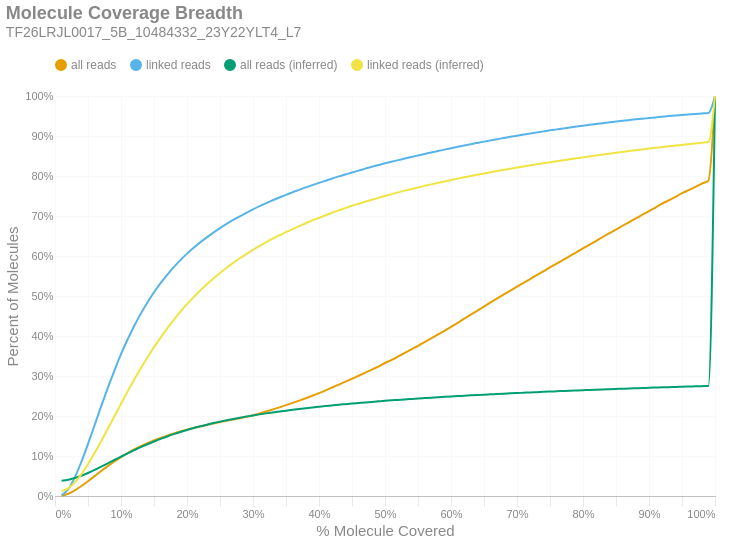

This figure's notebook cell:
### Markdown cell above
### Molecule Read Coverage
This chart shows molecule coverage breadth as computed by the number of bases aligned to that molecule. In other words, "*how much of each unique long molecule is actually sequenced/aligned?*" Keep in mind there is a distinction between sequences and alignments, since some sequences belonging to a particular molecule may not align well and wouldn't appear in the alignment data. This chart also shows molecule coverage breadth as computed by the *inferred fragment* from which the aligned sequences originate. Unlike read coverage, this calculation takes into account the total insert size, including unsequenced gaps between the forward and reverse reads. Like the previous figures, these are cumulative percents.

### Code cell
if SKIPLR:
    print_html(f"Skipped")
else:
    binned_df = consolidated_hist(valids['coverage_bp'], mask, 0.01, True)
    binned_df_inf = consolidated_hist(valids['coverage_inserts'], mask, 0.01, True)
    binned_df = binned_df.with_columns(pl.lit(binned_df_inf['all reads (cumsum)']).alias('all reads (inferred)'))
    binned_df = binned_df.with_columns(pl.lit(binned_df_inf['linked reads (cumsum)']).alias('linked reads (inferred)'))
    binned_df = binned_df.with_columns(
        (pl.col('bin').cast(pl.Float64) + 0.01).alias('right_edge')
    )

    with SafeRender(binned_df):
        (
            density_plot(binned_df, 'Molecule Coverage Breadth', samplename, 'molcov', ['all reads (inferred)','linked reads (inferred)'])
            .encode(
                #x=alt.X('bin:Q', title="% Molecule Covered").axis(format = '%').scale(padding=0),
                x=alt.X('right_edge:Q', title="% Molecule Covered").axis(format='%').scale(padding=0),
                y=alt.Y('value:Q', title='Percent of Molecules')
                    .axis(format='%')
                    .stack(False)
                    .scale(domainMin=0, padding=0),
                color=alt.Color("key:N").scale(domain = ["all reads", "linked reads", "all reads (inferred)", "linked reads (inferred)"]),
                tooltip = [
                    alt.Tooltip("key:N", title = "Data Type"),
                    alt.Tooltip("range_label:N", title="% Molecule Covered"),
                    alt.Tooltip("value:Q", format = ".2%", title="% Molecules")
                ]
            )
        ).display()

### Figure 1 — Vega-Lite specification as saved in the notebook (floating-point values rounded to 4 significant figures)
{"width": "container", "height": 400, "config": {"title": {"anchor": "start", "dy": -15, "fontSize": 18, "color": "#888888", "subtitleColor": "#888888", "subtitleFontSize": 14}, "arc": {"fill": "#0072B2"}, "axis": {"domainColor": "#888888", "domainWidth": 0.5, "gridWidth": 0.2, "grid": false, "titleFontWeight": 400, "titleFontSize": 15, "labelFontSize": 11, "labelColor": "#888888", "tickColor": "#888888", "tickWidth": 0.2, "titleColor": "#888888"}, "axisBand": {"grid": false}, "axisX": {"grid": true, "tickSize": 10, "domainCap": "round"}, "axisY": {"domain": false, "grid": true, "tickSize": 0, "domainCap": "round"}, "background": "transparent", "header": {"labelFontSize": 15, "labelColor": "#888888", "titleFontSize": 15, "titleFontWeight": 600, "titleColor": "#888888"}, "legend": {"labelFont": "sans-serif", "labelFontSize": 12, "labelColor": "#888888", "symbolSize": 100, "symbolType": "circle", "titleFontSize": 12, "titlePadding": 10, "titleColor": "#888888", "title": null, "orient": "top"}, "range": {"category": ["#E69F00", "#56B4E9", "#009E73", "#F0E442", "#0072B2", "#D55E00", "#CC79A7", "#000000"], "diverging": ["#cfe8f3", "#a2d4ec", "#73bfe2", "#46abdb", "#1696d2", "#12719e"]}, "area": {"fill": "#0072B2", "fillOpacity": 0.7, "line": true, "strokeOpacity": 0.7}, "line": {"color": "#0072B2", "stroke": "#0072B2", "strokeWidth": 2}, "trail": {"color": "#0072B2", "stroke": "#0072B2", "strokeWidth": 0, "size": 1}, "point": {"filled": true, "fillOpacity": 1.0, "size": 95}, "text": {"color": "#888888", "fontSize": 11, "align": "right", "fontWeight": 400, "size": 11}, "bar": {"fill": "#0072B2", "stroke": null}, "view": {"stroke": null, "continuousWidth": 660, "continuousHeight": 400}}, "data": {"name": "data-e3a4bfa9fae6cbce443153bcbab7cf71"}, "mark": {"type": "line", "interpolate": "monotone", "point": {"opacity": 0, "size": 275}}, "encoding": {"color": {"field": "key", "scale": {"domain": ["all reads", "linked reads", "all reads (inferred)", "linked reads (inferred)"]}, "type": "nominal"}, "tooltip": [{"field": "key", "title": "Data Type", "type": "nominal"}, {"field": "range_label", "title": "% Molecule Covered", "type": "nominal"}, {"field": "value", "format": ".2%", "title": "% Molecules", "type": "quantitative"}], "x": {"axis": {"format": "%"}, "field": "right_edge", "scale": {"padding": 0}, "title": "% Molecule Covered", "type": "quantitative"}, "y": {"axis": {"format": "%"}, "field": "value", "scale": {"domainMin": 0, "padding": 0}, "stack": false, "title": "Percent of Molecules", "type": "quantitative"}}, "params": [{"name": "param_c36ac31b6afebe62", "select": {"type": "point", "fields": ["key"]}, "bind": "legend"}], "title": {"text": "Molecule Coverage Breadth", "subtitle": "TF26LRJL0017_5B_10484332_23Y22YLT4_L7"}, "transform": [{"fold": ["all reads (cumsum)", "linked reads (cumsum)", "all reads (inferred)", "linked reads (inferred)"]}, {"calculate": "replace(datum.key, ' (cumsum)', '')", "as": "key"}, {"filter": {"param": "param_c36ac31b6afebe62"}}], "usermeta": {"embedOptions": {"downloadFileName": "TF26LRJL0017_5B_10484332_23Y22YLT4_L7.molcov"}}, "$schema": "https://vega.github.io/schema/vega-lite/v6.4.1.json", "datasets": {"data-e3a4bfa9fae6cbce443153bcbab7cf71": [{"bin": "0.0", "interval": "0.0-0.01", "all reads": 0.0005723, "linked reads": 0.001226, "all reads (cumsum)": 0.0005723, "linked reads (cumsum)": 0.001226, "range_label": "0.0-0.01", "all reads (inferred)": 0.0383, "linked reads (inferred)": 0.01226, "right_edge": 0.01}, {"bin": "0.01", "interval": "0.01-0.02", "all reads": 0.004956, "linked reads": 0.0158, "all reads (cumsum)": 0.005528, "linked reads (cumsum)": 0.01702, "range_label": "0.01-0.02", "all reads (inferred)": 0.04052, "linked reads (inferred)": 0.01902, "right_edge": 0.02}, {"bin": "0.02", "interval": "0.02-0.03", "all reads": 0.008577, "linked reads": 0.02964, "all reads (cumsum)": 0.01411, "linked reads (cumsum)": 0.04666, "range_label": "0.02-0.03", "all reads (inferred)": 0.04486, "linked reads (inferred)": 0.03394, "right_edge": 0.03}, {"bin": "0.03", "interval": "0.03-0.04", "all reads": 0.01076, "linked reads": 0.03895, "all reads (cumsum)": 0.02487, "linked reads (cumsum)": 0.08562, "range_label": "0.03-0.04", "all reads (inferred)": 0.0507, "linked reads (inferred)": 0.05478, "right_edge": 0.04}, {"bin": "0.04", "interval": "0.04-0.05", "all reads": 0.01215, "linked reads": 0.04459, "all reads (cumsum)": 0.03702, "linked reads (cumsum)": 0.1302, "range_label": "0.04-0.05", "all reads (inferred)": 0.05757, "linked reads (inferred)": 0.07941, "right_edge": 0.05}, {"bin": "0.05", "interval": "0.05-0.06", "all reads": 0.01264, "linked reads": 0.0468, "all reads (cumsum)": 0.04966, "linked reads (cumsum)": 0.177, "range_label": "0.05-0.06", "all reads (inferred)": 0.06518, "linked reads (inferred)": 0.1073, "right_edge": 0.06}, {"bin": "0.06", "interval": "0.06-0.07", "all reads": 0.01284, "linked reads": 0.04781, "all reads (cumsum)": 0.0625, "linked reads (cumsum)": 0.2248, "range_label": "0.06-0.07", "all reads (inferred)": 0.07325, "linked reads (inferred)": 0.1371, "right_edge": 0.07}, {"bin": "0.07", "interval": "0.07-0.08", "all reads": 0.01218, "linked reads": 0.04544, "all reads (cumsum)": 0.07468, "linked reads (cumsum)": 0.2703, "range_label": "0.07-0.08", "all reads (inferred)": 0.08156, "linked reads (inferred)": 0.1679, "right_edge": 0.08}, {"bin": "0.08", "interval": "0.08-0.09", "all reads": 0.01163, "linked reads": 0.04337, "all reads (cumsum)": 0.08631, "linked reads (cumsum)": 0.3136, "range_label": "0.08-0.09", "all reads (inferred)": 0.08999, "linked reads (inferred)": 0.1993, "right_edge": 0.09}, {"bin": "0.09", "interval": "0.09-0.1", "all reads": 0.01094, "linked reads": 0.04079, "all reads (cumsum)": 0.09725, "linked reads (cumsum)": 0.3544, "range_label": "0.09-0.1", "all reads (inferred)": 0.09838, "linked reads (inferred)": 0.2304, "right_edge": 0.1}, {"bin": "0.1", "interval": "0.1-0.11", "all reads": 0.009878, "linked reads": 0.03682, "all reads (cumsum)": 0.1071, "linked reads (cumsum)": 0.3912, "range_label": "0.1-0.11", "all reads (inferred)": 0.1066, "linked reads (inferred)": 0.2612, "right_edge": 0.11}, {"bin": "0.11", "interval": "0.11-0.12", "all reads": 0.009102, "linked reads": 0.0339, "all reads (cumsum)": 0.1162, "linked reads (cumsum)": 0.4251, "range_label": "0.11-0.12", "all reads (inferred)": 0.1145, "linked reads (inferred)": 0.2906, "right_edge": 0.12}, {"bin": "0.12", "interval": "0.12-0.13", "all reads": 0.008291, "linked reads": 0.03078, "all reads (cumsum)": 0.1245, "linked reads (cumsum)": 0.4559, "range_label": "0.12-0.13", "all reads (inferred)": 0.1222, "linked reads (inferred)": 0.3193, "right_edge": 0.13}, {"bin": "0.13", "interval": "0.13-0.14", "all reads": 0.007497, "linked reads": 0.0277, "all reads (cumsum)": 0.132, "linked reads (cumsum)": 0.4836, "range_label": "0.13-0.14", "all reads (inferred)": 0.1294, "linked reads (inferred)": 0.3463, "right_edge": 0.14}, {"bin": "0.14", "interval": "0.14-0.15", "all reads": 0.006988, "linked reads": 0.02586, "all reads (cumsum)": 0.139, "linked reads (cumsum)": 0.5095, "range_label": "0.14-0.15", "all reads (inferred)": 0.1363, "linked reads (inferred)": 0.3721, "right_edge": 0.15}, {"bin": "0.15", "interval": "0.15-0.16", "all reads": 0.006236, "linked reads": 0.02283, "all reads (cumsum)": 0.1452, "linked reads (cumsum)": 0.5323, "range_label": "0.15-0.16", "all reads (inferred)": 0.1427, "linked reads (inferred)": 0.3961, "right_edge": 0.16}, {"bin": "0.16", "interval": "0.16-0.17", "all reads": 0.005679, "linked reads": 0.02067, "all reads (cumsum)": 0.1509, "linked reads (cumsum)": 0.553, "range_label": "0.16-0.17", "all reads (inferred)": 0.1488, "linked reads (inferred)": 0.4189, "right_edge": 0.17}, {"bin": "0.17", "interval": "0.17-0.18", "all reads": 0.005316, "linked reads": 0.01927, "all reads (cumsum)": 0.1562, "linked reads (cumsum)": 0.5723, "range_label": "0.17-0.18", "all reads (inferred)": 0.1546, "linked reads (inferred)": 0.4405, "right_edge": 0.18}, {"bin": "0.18", "interval": "0.18-0.19", "all reads": 0.004898, "linked reads": 0.01749, "all reads (cumsum)": 0.1611, "linked reads (cumsum)": 0.5897, "range_label": "0.18-0.19", "all reads (inferred)": 0.16, "linked reads (inferred)": 0.4609, "right_edge": 0.19}, {"bin": "0.19", "interval": "0.19-0.2", "all reads": 0.004546, "linked reads": 0.01616, "all reads (cumsum)": 0.1657, "linked reads (cumsum)": 0.6059, "range_label": "0.19-0.2", "all reads (inferred)": 0.1651, "linked reads (inferred)": 0.4798, "right_edge": 0.2}, {"bin": "0.2", "interval": "0.2-0.21", "all reads": 0.00413, "linked reads": 0.01449, "all reads (cumsum)": 0.1698, "linked reads (cumsum)": 0.6204, "range_label": "0.2-0.21", "all reads (inferred)": 0.1698, "linked reads (inferred)": 0.4973, "right_edge": 0.21}, {"bin": "0.21", "interval": "0.21-0.22", "all reads": 0.003976, "linked reads": 0.01363, "all reads (cumsum)": 0.1738, "linked reads (cumsum)": 0.634, "range_label": "0.21-0.22", "all reads (inferred)": 0.1743, "linked reads (inferred)": 0.5139, "right_edge": 0.22}, {"bin": "0.22", "interval": "0.22-0.23", "all reads": 0.003803, "linked reads": 0.01267, "all reads (cumsum)": 0.1776, "linked reads (cumsum)": 0.6467, "range_label": "0.22-0.23", "all reads (inferred)": 0.1784, "linked reads (inferred)": 0.5293, "right_edge": 0.23}, {"bin": "0.23", "interval": "0.23-0.24", "all reads": 0.003654, "linked reads": 0.01192, "all reads (cumsum)": 0.1812, "linked reads (cumsum)": 0.6586, "range_label": "0.23-0.24", "all reads (inferred)": 0.1823, "linked reads (inferred)": 0.5439, "right_edge": 0.24}, {"bin": "0.24", "interval": "0.24-0.25", "all reads": 0.003542, "linked reads": 0.01129, "all reads (cumsum)": 0.1848, "linked reads (cumsum)": 0.6699, "range_label": "0.24-0.25", "all reads (inferred)": 0.186, "linked reads (inferred)": 0.5577, "right_edge": 0.25}, {"bin": "0.25", "interval": "0.25-0.26", "all reads": 0.003341, "linked reads": 0.01043, "all reads (cumsum)": 0.1881, "linked reads (cumsum)": 0.6803, "range_label": "0.25-0.26", "all reads (inferred)": 0.1895, "linked reads (inferred)": 0.5707, "right_edge": 0.26}, {"bin": "0.26", "interval": "0.26-0.27", "all reads": 0.003246, "linked reads": 0.009784, "all reads (cumsum)": 0.1914, "linked reads (cumsum)": 0.6901, "range_label": "0.26-0.27", "all reads (inferred)": 0.1927, "linked reads (inferred)": 0.5829, "right_edge": 0.27}, {"bin": "0.27", "interval": "0.27-0.28", "all reads": 0.003207, "linked reads": 0.009237, "all reads (cumsum)": 0.1946, "linked reads (cumsum)": 0.6993, "range_label": "0.27-0.28", "all reads (inferred)": 0.1958, "linked reads (inferred)": 0.5945, "right_edge": 0.28}, {"bin": "0.28", "interval": "0.28-0.29", "all reads": 0.003379, "linked reads": 0.008729, "all reads (cumsum)": 0.198, "linked reads (cumsum)": 0.7081, "range_label": "0.28-0.29", "all reads (inferred)": 0.1986, "linked reads (inferred)": 0.6049, "right_edge": 0.29}, {"bin": "0.29", "interval": "0.29-0.3", "all reads": 0.003985, "linked reads": 0.008443, "all reads (cumsum)": 0.2019, "linked reads (cumsum)": 0.7165, "range_label": "0.29-0.3", "all reads (inferred)": 0.2014, "linked reads (inferred)": 0.6152, "right_edge": 0.3}, {"bin": "0.3", "interval": "0.3-0.31", "all reads": 0.004337, "linked reads": 0.00801, "all reads (cumsum)": 0.2063, "linked reads (cumsum)": 0.7245, "range_label": "0.3-0.31", "all reads (inferred)": 0.2041, "linked reads (inferred)": 0.6252, "right_edge": 0.31}, {"bin": "0.31", "interval": "0.31-0.32", "all reads": 0.004897, "linked reads": 0.007619, "all reads (cumsum)": 0.2112, "linked reads (cumsum)": 0.7321, "range_label": "0.31-0.32", "all reads (inferred)": 0.2066, "linked reads (inferred)": 0.6344, "right_edge": 0.32}, {"bin": "0.32", "interval": "0.32-0.33", "all reads": 0.0051, "linked reads": 0.007224, "all reads (cumsum)": 0.2163, "linked reads (cumsum)": 0.7394, "range_label": "0.32-0.33", "all reads (inferred)": 0.209, "linked reads (inferred)": 0.6433, "right_edge": 0.33}, {"bin": "0.33", "interval": "0.33-0.34", "all reads": 0.005249, "linked reads": 0.006777, "all reads (cumsum)": 0.2215, "linked reads (cumsum)": 0.7461, "range_label": "0.33-0.34", "all reads (inferred)": 0.2112, "linked reads (inferred)": 0.6517, "right_edge": 0.34}, {"bin": "0.34", "interval": "0.34-0.35", "all reads": 0.005563, "linked reads": 0.006828, "all reads (cumsum)": 0.2271, "linked reads (cumsum)": 0.753, "range_label": "0.34-0.35", "all reads (inferred)": 0.2134, "linked reads (inferred)": 0.6597, "right_edge": 0.35}, {"bin": "0.35", "interval": "0.35-0.36", "all reads": 0.005649, "linked reads": 0.006456, "all reads (cumsum)": 0.2327, "linked reads (cumsum)": 0.7594, "range_label": "0.35-0.36", "all reads (inferred)": 0.2155, "linked reads (inferred)": 0.6674, "right_edge": 0.36}, {"bin": "0.36", "interval": "0.36-0.37", "all reads": 0.005749, "linked reads": 0.006013, "all reads (cumsum)": 0.2385, "linked reads (cumsum)": 0.7654, "range_label": "0.36-0.37", "all reads (inferred)": 0.2175, "linked reads (inferred)": 0.6748, "right_edge": 0.37}, {"bin": "0.37", "interval": "0.37-0.38", "all reads": 0.005959, "linked reads": 0.00609, "all reads (cumsum)": 0.2444, "linked reads (cumsum)": 0.7715, "range_label": "0.37-0.38", "all reads (inferred)": 0.2194, "linked reads (inferred)": 0.682, "right_edge": 0.38}, {"bin": "0.38", "interval": "0.38-0.39", "all reads": 0.006081, "linked reads": 0.005727, "all reads (cumsum)": 0.2505, "linked reads (cumsum)": 0.7773, "range_label": "0.38-0.39", "all reads (inferred)": 0.2213, "linked reads (inferred)": 0.6889, "right_edge": 0.39}, {"bin": "0.39", "interval": "0.39-0.4", "all reads": 0.006541, "linked reads": 0.005588, "all reads (cumsum)": 0.2571, "linked reads (cumsum)": 0.7828, "range_label": "0.39-0.4", "all reads (inferred)": 0.2231, "linked reads (inferred)": 0.6955, "right_edge": 0.4}, {"bin": "0.4", "interval": "0.4-0.41", "all reads": 0.006999, "linked reads": 0.005399, "all reads (cumsum)": 0.2641, "linked reads (cumsum)": 0.7882, "range_label": "0.4-0.41", "all reads (inferred)": 0.2248, "linked reads (inferred)": 0.7019, "right_edge": 0.41}, {"bin": "0.41", "interval": "0.41-0.42", "all reads": 0.007231, "linked reads": 0.005464, "all reads (cumsum)": 0.2713, "linked reads (cumsum)": 0.7937, "range_label": "0.41-0.42", "all reads (inferred)": 0.2265, "linked reads (inferred)": 0.7081, "right_edge": 0.42}, {"bin": "0.42", "interval": "0.42-0.43", "all reads": 0.007282, "linked reads": 0.005297, "all reads (cumsum)": 0.2786, "linked reads (cumsum)": 0.799, "range_label": "0.42-0.43", "all reads (inferred)": 0.2281, "linked reads (inferred)": 0.7142, "right_edge": 0.43}, {"bin": "0.43", "interval": "0.43-0.44", "all reads": 0.007181, "linked reads": 0.004803, "all reads (cumsum)": 0.2858, "linked reads (cumsum)": 0.8038, "range_label": "0.43-0.44", "all reads (inferred)": 0.2297, "linked reads (inferred)": 0.7198, "right_edge": 0.44}, {"bin": "0.44", "interval": "0.44-0.45", "all reads": 0.007443, "linked reads": 0.004915, "all reads (cumsum)": 0.2932, "linked reads (cumsum)": 0.8087, "range_label": "0.44-0.45", "all reads (inferred)": 0.2312, "linked reads (inferred)": 0.7255, "right_edge": 0.45}, {"bin": "0.45", "interval": "0.45-0.46", "all reads": 0.0074, "linked reads": 0.004696, "all reads (cumsum)": 0.3006, "linked reads (cumsum)": 0.8134, "range_label": "0.45-0.46", "all reads (inferred)": 0.2326, "linked reads (inferred)": 0.7307, "right_edge": 0.46}, {"bin": "0.46", "interval": "0.46-0.47", "all reads": 0.007646, "linked reads": 0.004957, "all reads (cumsum)": 0.3083, "linked reads (cumsum)": 0.8184, "range_label": "0.46-0.47", "all reads (inferred)": 0.234, "linked reads (inferred)": 0.7358, "right_edge": 0.47}, {"bin": "0.47", "interval": "0.47-0.48", "all reads": 0.00776, "linked reads": 0.004543, "all reads (cumsum)": 0.316, "linked reads (cumsum)": 0.8229, "range_label": "0.47-0.48", "all reads (inferred)": 0.2353, "linked reads (inferred)": 0.7407, "right_edge": 0.48}, {"bin": "0.48", "interval": "0.48-0.49", "all reads": 0.007682, "linked reads": 0.004436, "all reads (cumsum)": 0.3237, "linked reads (cumsum)": 0.8274, "range_label": "0.48-0.49", "all reads (inferred)": 0.2366, "linked reads (inferred)": 0.7454, "right_edge": 0.49}, {"bin": "0.49", "interval": "0.49-0.5", "all reads": 0.00876, "linked reads": 0.004319, "all reads (cumsum)": 0.3325, "linked reads (cumsum)": 0.8317, "range_label": "0.49-0.5", "all reads (inferred)": 0.2379, "linked reads (inferred)": 0.7501, "right_edge": 0.5}, {"bin": "0.5", "interval": "0.5-0.51", "all reads": 0.007693, "linked reads": 0.004054, "all reads (cumsum)": 0.3401, "linked reads (cumsum)": 0.8357, "range_label": "0.5-0.51", "all reads (inferred)": 0.2391, "linked reads (inferred)": 0.7547, "right_edge": 0.51}, {"bin": "0.51", "interval": "0.51-0.52", "all reads": 0.008883, "linked reads": 0.003919, "all reads (cumsum)": 0.349, "linked reads (cumsum)": 0.8396, "range_label": "0.51-0.52", "all reads (inferred)": 0.2403, "linked reads (inferred)": 0.759, "right_edge": 0.52}, {"bin": "0.52", "interval": "0.52-0.53", "all reads": 0.008652, "linked reads": 0.004021, "all reads (cumsum)": 0.3577, "linked reads (cumsum)": 0.8437, "range_label": "0.52-0.53", "all reads (inferred)": 0.2415, "linked reads (inferred)": 0.7635, "right_edge": 0.53}, {"bin": "0.53", "interval": "0.53-0.54", "all reads": 0.008977, "linked reads": 0.003833, "all reads (cumsum)": 0.3667, "linked reads (cumsum)": 0.8475, "range_label": "0.53-0.54", "all reads (inferred)": 0.2426, "linked reads (inferred)": 0.7675, "right_edge": 0.54}, {"bin": "0.54", "interval": "0.54-0.55", "all reads": 0.008849, "linked reads": 0.003784, "all reads (cumsum)": 0.3755, "linked reads (cumsum)": 0.8513, "range_label": "0.54-0.55", "all reads (inferred)": 0.2437, "linked reads (inferred)": 0.7715, "right_edge": 0.55}, {"bin": "0.55", "interval": "0.55-0.56", "all reads": 0.009246, "linked reads": 0.003775, "all reads (cumsum)": 0.3848, "linked reads (cumsum)": 0.8551, "range_label": "0.55-0.56", "all reads (inferred)": 0.2447, "linked reads (inferred)": 0.7753, "right_edge": 0.56}, {"bin": "0.56", "interval": "0.56-0.57", "all reads": 0.009206, "linked reads": 0.003742, "all reads (cumsum)": 0.394, "linked reads (cumsum)": 0.8588, "range_label": "0.56-0.57", "all reads (inferred)": 0.2458, "linked reads (inferred)": 0.7791, "right_edge": 0.57}, {"bin": "0.57", "interval": "0.57-0.58", "all reads": 0.009207, "linked reads": 0.003549, "all reads (cumsum)": 0.4032, "linked reads (cumsum)": 0.8623, "range_label": "0.57-0.58", "all reads (inferred)": 0.2468, "linked reads (inferred)": 0.7828, "right_edge": 0.58}, {"bin": "0.58", "interval": "0.58-0.59", "all reads": 0.009645, "linked reads": 0.003642, "all reads (cumsum)": 0.4128, "linked reads (cumsum)": 0.866, "range_label": "0.58-0.59", "all reads (inferred)": 0.2478, "linked reads (inferred)": 0.7865, "right_edge": 0.59}, {"bin": "0.59", "interval": "0.59-0.6", "all reads": 0.01017, "linked reads": 0.003526, "all reads (cumsum)": 0.423, "linked reads (cumsum)": 0.8695, "range_label": "0.59-0.6", "all reads (inferred)": 0.2488, "linked reads (inferred)": 0.79, "right_edge": 0.6}, {"bin": "0.6", "interval": "0.6-0.61", "all reads": 0.009934, "linked reads": 0.003349, "all reads (cumsum)": 0.4329, "linked reads (cumsum)": 0.8729, "range_label": "0.6-0.61", "all reads (inferred)": 0.2497, "linked reads (inferred)": 0.7934, "right_edge": 0.61}, {"bin": "0.61", "interval": "0.61-0.62", "all reads": 0.01045, "linked reads": 0.003449, "all reads (cumsum)": 0.4434, "linked reads (cumsum)": 0.8763, "range_label": "0.61-0.62", "all reads (inferred)": 0.2506, "linked reads (inferred)": 0.7967, "right_edge": 0.62}, {"bin": "0.62", "interval": "0.62-0.63", "all reads": 0.01032, "linked reads": 0.003265, "all reads (cumsum)": 0.4537, "linked reads (cumsum)": 0.8796, "range_label": "0.62-0.63", "all reads (inferred)": 0.2516, "linked reads (inferred)": 0.8001, "right_edge": 0.63}, {"bin": "0.63", "interval": "0.63-0.64", "all reads": 0.009933, "linked reads": 0.003181, "all reads (cumsum)": 0.4636, "linked reads (cumsum)": 0.8828, "range_label": "0.63-0.64", "all reads (inferred)": 0.2525, "linked reads (inferred)": 0.8033, "right_edge": 0.64}, {"bin": "0.64", "interval": "0.64-0.65", "all reads": 0.01, "linked reads": 0.003156, "all reads (cumsum)": 0.4736, "linked reads (cumsum)": 0.8859, "range_label": "0.64-0.65", "all reads (inferred)": 0.2533, "linked reads (inferred)": 0.8065, "right_edge": 0.65}, {"bin": "0.65", "interval": "0.65-0.66", "all reads": 0.01023, "linked reads": 0.003193, "all reads (cumsum)": 0.4838, "linked reads (cumsum)": 0.8891, "range_label": "0.65-0.66", "all reads (inferred)": 0.2542, "linked reads (inferred)": 0.8094, "right_edge": 0.66}, {"bin": "0.66", "interval": "0.66-0.67", "all reads": 0.01004, "linked reads": 0.002969, "all reads (cumsum)": 0.4939, "linked reads (cumsum)": 0.8921, "range_label": "0.66-0.67", "all reads (inferred)": 0.255, "linked reads (inferred)": 0.8124, "right_edge": 0.67}, {"bin": "0.67", "interval": "0.67-0.68", "all reads": 0.01, "linked reads": 0.002935, "all reads (cumsum)": 0.5039, "linked reads (cumsum)": 0.895, "range_label": "0.67-0.68", "all reads (inferred)": 0.2558, "linked reads (inferred)": 0.8154, "right_edge": 0.68}, {"bin": "0.68", "interval": "0.68-0.69", "all reads": 0.009738, "linked reads": 0.002993, "all reads (cumsum)": 0.5136, "linked reads (cumsum)": 0.898, "range_label": "0.68-0.69", "all reads (inferred)": 0.2566, "linked reads (inferred)": 0.8183, "right_edge": 0.69}, {"bin": "0.69", "interval": "0.69-0.7", "all reads": 0.009779, "linked reads": 0.002837, "all reads (cumsum)": 0.5234, "linked reads (cumsum)": 0.9008, "range_label": "0.69-0.7", "all reads (inferred)": 0.2574, "linked reads (inferred)": 0.8211, "right_edge": 0.7}, {"bin": "0.7", "interval": "0.7-0.71", "all reads": 0.009517, "linked reads": 0.002741, "all reads (cumsum)": 0.5329, "linked reads (cumsum)": 0.9036, "range_label": "0.7-0.71", "all reads (inferred)": 0.2582, "linked reads (inferred)": 0.8238, "right_edge": 0.71}, {"bin": "0.71", "interval": "0.71-0.72", "all reads": 0.00953, "linked reads": 0.002746, "all reads (cumsum)": 0.5425, "linked reads (cumsum)": 0.9063, "range_label": "0.71-0.72", "all reads (inferred)": 0.2589, "linked reads (inferred)": 0.8266, "right_edge": 0.72}, {"bin": "0.72", "interval": "0.72-0.73", "all reads": 0.009785, "linked reads": 0.002707, "all reads (cumsum)": 0.5522, "linked reads (cumsum)": 0.909, "range_label": "0.72-0.73", "all reads (inferred)": 0.2597, "linked reads (inferred)": 0.8292, "right_edge": 0.73}, {"bin": "0.73", "interval": "0.73-0.74", "all reads": 0.009416, "linked reads": 0.00252, "all reads (cumsum)": 0.5617, "linked reads (cumsum)": 0.9116, "range_label": "0.73-0.74", "all reads (inferred)": 0.2604, "linked reads (inferred)": 0.832, "right_edge": 0.74}, {"bin": "0.74", "interval": "0.74-0.75", "all reads": 0.009995, "linked reads": 0.002723, "all reads (cumsum)": 0.5716, "linked reads (cumsum)": 0.9143, "range_label": "0.74-0.75", "all reads (inferred)": 0.2611, "linked reads (inferred)": 0.8345, "right_edge": 0.75}, {"bin": "0.75", "interval": "0.75-0.76", "all reads": 0.009264, "linked reads": 0.002262, "all reads (cumsum)": 0.5809, "linked reads (cumsum)": 0.9165, "range_label": "0.75-0.76", "all reads (inferred)": 0.2618, "linked reads (inferred)": 0.8369, "right_edge": 0.76}, {"bin": "0.76", "interval": "0.76-0.77", "all reads": 0.009499, "linked reads": 0.002311, "all reads (cumsum)": 0.5904, "linked reads (cumsum)": 0.9189, "range_label": "0.76-0.77", "all reads (inferred)": 0.2625, "linked reads (inferred)": 0.8394, "right_edge": 0.77}, {"bin": "0.77", "interval": "0.77-0.78", "all reads": 0.009462, "linked reads": 0.002474, "all reads (cumsum)": 0.5999, "linked reads (cumsum)": 0.9213, "range_label": "0.77-0.78", "all reads (inferred)": 0.2632, "linked reads (inferred)": 0.8419, "right_edge": 0.78}, {"bin": "0.78", "interval": "0.78-0.79", "all reads": 0.009419, "linked reads": 0.002318, "all reads (cumsum)": 0.6093, "linked reads (cumsum)": 0.9236, "range_label": "0.78-0.79", "all reads (inferred)": 0.2638, "linked reads (inferred)": 0.8442, "right_edge": 0.79}, {"bin": "0.79", "interval": "0.79-0.8", "all reads": 0.009943, "linked reads": 0.002183, "all reads (cumsum)": 0.6192, "linked reads (cumsum)": 0.9258, "range_label": "0.79-0.8", "all reads (inferred)": 0.2645, "linked reads (inferred)": 0.8466, "right_edge": 0.8}, {"bin": "0.8", "interval": "0.8-0.81", "all reads": 0.009197, "linked reads": 0.002122, "all reads (cumsum)": 0.6284, "linked reads (cumsum)": 0.9279, "range_label": "0.8-0.81", "all reads (inferred)": 0.2651, "linked reads (inferred)": 0.849, "right_edge": 0.81}, {"bin": "0.81", "interval": "0.81-0.82", "all reads": 0.009416, "linked reads": 0.002064, "all reads (cumsum)": 0.6378, "linked reads (cumsum)": 0.93, "range_label": "0.81-0.82", "all reads (inferred)": 0.2658, "linked reads (inferred)": 0.8512, "right_edge": 0.82}, {"bin": "0.82", "interval": "0.82-0.83", "all reads": 0.009665, "linked reads": 0.00206, "all reads (cumsum)": 0.6475, "linked reads (cumsum)": 0.9321, "range_label": "0.82-0.83", "all reads (inferred)": 0.2664, "linked reads (inferred)": 0.8536, "right_edge": 0.83}, {"bin": "0.83", "interval": "0.83-0.84", "all reads": 0.009386, "linked reads": 0.002027, "all reads (cumsum)": 0.6569, "linked reads (cumsum)": 0.9341, "range_label": "0.83-0.84", "all reads (inferred)": 0.267, "linked reads (inferred)": 0.8558, "right_edge": 0.84}, {"bin": "0.84", "interval": "0.84-0.85", "all reads": 0.009259, "linked reads": 0.001966, "all reads (cumsum)": 0.6662, "linked reads (cumsum)": 0.9361, "range_label": "0.84-0.85", "all reads (inferred)": 0.2676, "linked reads (inferred)": 0.8579, "right_edge": 0.85}, {"bin": "0.85", "interval": "0.85-0.86", "all reads": 0.009462, "linked reads": 0.001992, "all reads (cumsum)": 0.6756, "linked reads (cumsum)": 0.9381, "range_label": "0.85-0.86", "all reads (inferred)": 0.2682, "linked reads (inferred)": 0.8601, "right_edge": 0.86}, {"bin": "0.86", "interval": "0.86-0.87", "all reads": 0.009139, "linked reads": 0.001797, "all reads (cumsum)": 0.6848, "linked reads (cumsum)": 0.9399, "range_label": "0.86-0.87", "all reads (inferred)": 0.2688, "linked reads (inferred)": 0.8623, "right_edge": 0.87}, {"bin": "0.87", "interval": "0.87-0.88", "all reads": 0.009233, "linked reads": 0.001727, "all reads (cumsum)": 0.694, "linked reads (cumsum)": 0.9416, "range_label": "0.87-0.88", "all reads (inferred)": 0.2694, "linked reads (inferred)": 0.8645, "right_edge": 0.88}, {"bin": "0.88", "interval": "0.88-0.89", "all reads": 0.009153, "linked reads": 0.001601, "all reads (cumsum)": 0.7031, "linked reads (cumsum)": 0.9432, "range_label": "0.88-0.89", "all reads (inferred)": 0.27, "linked reads (inferred)": 0.8665, "right_edge": 0.89}, {"bin": "0.89", "interval": "0.89-0.9", "all reads": 0.009303, "linked reads": 0.001713, "all reads (cumsum)": 0.7124, "linked reads (cumsum)": 0.9449, "range_label": "0.89-0.9", "all reads (inferred)": 0.2706, "linked reads (inferred)": 0.8687, "right_edge": 0.9}, {"bin": "0.9", "interval": "0.9-0.91", "all reads": 0.008762, "linked reads": 0.001613, "all reads (cumsum)": 0.7212, "linked reads (cumsum)": 0.9465, "range_label": "0.9-0.91", "all reads (inferred)": 0.2711, "linked reads (inferred)": 0.8705, "right_edge": 0.91}, {"bin": "0.91", "interval": "0.91-0.92", "all reads": 0.009658, "linked reads": 0.001669, "all reads (cumsum)": 0.7309, "linked reads (cumsum)": 0.9482, "range_label": "0.91-0.92", "all reads (inferred)": 0.2716, "linked reads (inferred)": 0.8724, "right_edge": 0.92}, {"bin": "0.92", "interval": "0.92-0.93", "all reads": 0.008192, "linked reads": 0.001548, "all reads (cumsum)": 0.7391, "linked reads (cumsum)": 0.9497, "range_label": "0.92-0.93", "all reads (inferred)": 0.2721, "linked reads (inferred)": 0.8742, "right_edge": 0.93}, {"bin": "0.93", "interval": "0.93-0.94", "all reads": 0.00869, "linked reads": 0.001445, "all reads (cumsum)": 0.7478, "linked reads (cumsum)": 0.9512, "range_label": "0.93-0.94", "all reads (inferred)": 0.2726, "linked reads (inferred)": 0.876, "right_edge": 0.94}, {"bin": "0.94", "interval": "0.94-0.95", "all reads": 0.00917, "linked reads": 0.001336, "all reads (cumsum)": 0.7569, "linked reads (cumsum)": 0.9525, "range_label": "0.94-0.95", "all reads (inferred)": 0.2731, "linked reads (inferred)": 0.8778, "right_edge": 0.95}, {"bin": "0.95", "interval": "0.95-0.96", "all reads": 0.007596, "linked reads": 0.001364, "all reads (cumsum)": 0.7645, "linked reads (cumsum)": 0.9539, "range_label": "0.95-0.96", "all reads (inferred)": 0.2736, "linked reads (inferred)": 0.8795, "right_edge": 0.96}, {"bin": "0.96", "interval": "0.96-0.97", "all reads": 0.00833, "linked reads": 0.001336, "all reads (cumsum)": 0.7728, "linked reads (cumsum)": 0.9552, "range_label": "0.96-0.97", "all reads (inferred)": 0.2742, "linked reads (inferred)": 0.8814, "right_edge": 0.97}, {"bin": "0.97", "interval": "0.97-0.98", "all reads": 0.008288, "linked reads": 0.001157, "all reads (cumsum)": 0.7811, "linked reads (cumsum)": 0.9564, "range_label": "0.97-0.98", "all reads (inferred)": 0.2747, "linked reads (inferred)": 0.8831, "right_edge": 0.98}, {"bin": "0.98", "interval": "0.98-0.99", "all reads": 0.007222, "linked reads": 0.001243, "all reads (cumsum)": 0.7884, "linked reads (cumsum)": 0.9576, "range_label": "0.98-0.99", "all reads (inferred)": 0.2752, "linked reads (inferred)": 0.8848, "right_edge": 0.99}, {"bin": "0.99", "interval": "0.99-1.0", "all reads": 0.2116, "linked reads": 0.0424, "all reads (cumsum)": 1.0, "linked reads (cumsum)": 1.0, "range_label": "0.99-1.0", "all reads (inferred)": 1.0, "linked reads (inferred)": 1.0, "right_edge": 1.0}]}}
